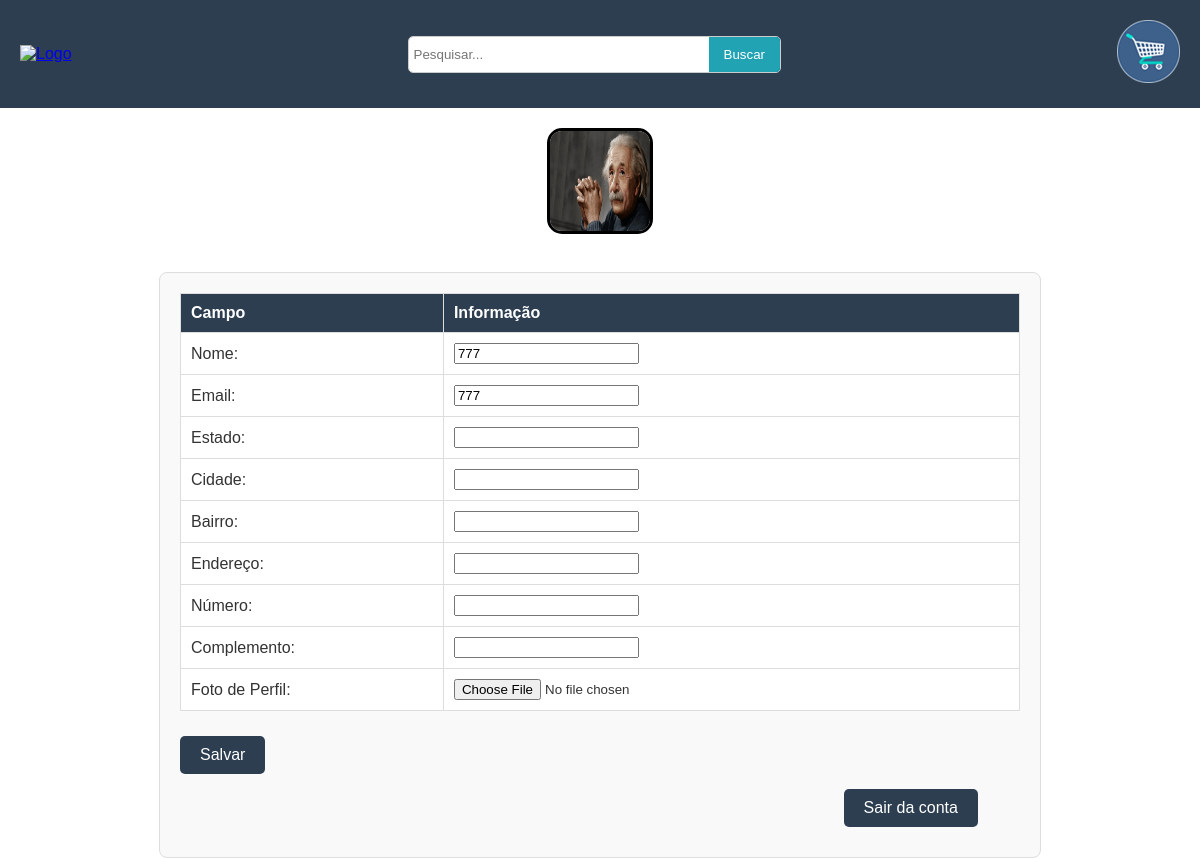
/perfil/edita.php (signed in), run on the app's committed database.
### tables this page shows
CREATE TABLE `usuario` (
  `cpfUsuario` varchar(14) NOT NULL,
  `nomeUsuario` varchar(100) NOT NULL,
  `emailUsuario` varchar(100) NOT NULL,
  `estadoUsuario` varchar(50) DEFAULT NULL,
  `cidadeUsuario` varchar(100) DEFAULT NULL,
  `bairroUsuario` varchar(100) DEFAULT NULL,
  `enderecoUsuario` varchar(200) DEFAULT NULL,
  `numeroUsuario` varchar(10) DEFAULT NULL,
  `complementoUsuario` varchar(100) DEFAULT NULL,
  `senhaUsuario` varchar(255) NOT NULL,
  `fotoPerfil` varchar(255) DEFAULT NULL,
  `tipoUsuario` enum('adm','cliente') NOT NULL DEFAULT 'cliente'
);

### perfil/edita.php (the view, shortened to what this page needs)
<?php
$cpf = $_SESSION['cpf'];
$ds = "mysql:host=localhost;dbname=e_market";
$db = new PDO($ds, 'root', 'vertrigo');
$query = "SELECT * FROM usuario WHERE cpfUsuario = :cpf";
$stm = $db->prepare($query);
$stm->bindParam(':cpf', $cpf);
$stm->execute();
$result = $stm->fetch();
$nome = $result['nomeUsuario'];
$email = $result['emailUsuario'];
$estado = $result['estadoUsuario'];
$cidade = $result['cidadeUsuario'];
$bairro = $result['bairroUsuario'];
$endereco = $result['enderecoUsuario'];
$numero = $result['numeroUsuario'];
$complemento = $result['complementoUsuario'];
$fotoPerfil = $result['fotoPerfil'];
?>
<!DOCTYPE html>
<html lang="pt-br">
<head>
    <link rel="stylesheet" href="edita.css">
</head>
<body>
<header>
        <div class="logo">
        <a href=" ../home/index.html">
             <img src="../imagens/logo2.png" alt="Logo">
            </a>
        </div>
        <div class="search-bar">
            <input type="search" placeholder="Pesquisar...">
            <button type="submit">Buscar</button>
        </div>
        <div class="cart">
            <a href="../pedido/carrinho.php">
                <img src="../imagens/carrinho.png" alt="Carrinho">
            </a>
        </div>
    </header>
<img src="imagens/<?php echo htmlspecialchars($fotoPerfil); ?>" class="foto_perfil" alt="Foto de Perfil"><br>
<div class="table-container">
    <form method='POST' action='atualiza.php' enctype="multipart/form-data">
        <table class="user-data-table">
            <tr>
                <th>Campo</th>
                <th>Informação</th>
            </tr>
            <tr>
                <td>Nome:</td>
                <td><input name='nomeUsuario' value='<?php echo htmlspecialchars($nome); ?>'></td>
            </tr>
            <tr>
                <td>Email:</td>
                <td><input name='emailUsuario' value='<?php echo htmlspecialchars($email); ?>'></td>
            </tr>
            <tr>
                <td>Estado:</td>
                <td><input name='estadoUsuario' value='<?php echo htmlspecialchars($estado); ?>'></td>
            </tr>
            <tr>
                <td>Cidade:</td>
                <td><input name='cidadeUsuario' value='<?php echo htmlspecialchars($cidade); ?>'></td>
            </tr>
            <tr>
                <td>Bairro:</td>
                <td><input name='bairroUsuario' value='<?php echo htmlspecialchars($bairro); ?>'></td>
            </tr>
            <tr>
                <td>Endereço:</td>
                <td><input name='enderecoUsuario' value='<?php echo htmlspecialchars($endereco); ?>'></td>
            </tr>
            <tr>
                <td>Número:</td>
                <td><input name='numeroUsuario' value='<?php echo htmlspecialchars($numero); ?>'></td>
            </tr>
            <tr>
                <td>Complemento:</td>
                <td><input name='complementoUsuario' value='<?php echo htmlspecialchars($complemento); ?>'></td>
            </tr>
            <tr>
                <td>Foto de Perfil:</td>
                <td><input type="file" name='fotoPerfil'></td>
            </tr>
        </table>
        <button type='submit' class="save-btn">Salvar</button>
        <a href="logout.php" class="logout-btn">Sair da conta</a>
    </form>
</div>
</body>
</html>

### perfil/edita.css (style rules this page uses)
body { font-family: Arial, sans-serif; background-color: rgb(255, 255, 255); margin: 0; padding: 0; }
header { display: flex; justify-content: space-between; align-items: center; padding: 20px; background-color: #2c3e50; }
.logo img { height: 70px; }
.cart { font-size: 18px; }
.search-bar { display: flex; border: 1px solid #ccc; border-radius: 5px; overflow: hidden; }
.search-bar input[type="search"] { border: none; padding: 5px; outline: none; width: 300px; }
.search-bar button { background-color: #21a3b4; border: none; color: white; padding: 10px 15px; cursor: pointer; height: 100%; }
.foto_perfil { height: 100px; width: 100px; border: solid 3px black; border-radius: 15px; display: block; margin: 20px auto; }
.table-container { width: 70%; margin: auto; padding: 20px; border: 1px solid #ddd; border-radius: 8px; background-color: #f9f9f9; }
.user-data-table { width: 100%; border-collapse: collapse; margin-bottom: 20px; }
.user-data-table th, .user-data-table td { padding: 10px; text-align: left; border: 1px solid #ddd; }
.user-data-table th { background-color: #2c3e50; color: #ffffff; }
.user-data-table td { background-color: #ffffff; color: #333; }
.save-btn { display: inline-block; padding: 10px 20px; margin-top: 5px; margin-bottom: 10px; background-color: #2c3e50; color: white; text-decoration: none; border-radius: 5px; border: none; cursor: pointer; font-size: 16px; text-align: center; transition: background-color 0.3s; }
.logout-btn { display: inline-block; padding: 10px 20px; margin-top: 5px; margin-bottom: 10px; margin-left: 79%; background-color: #2c3e50; color: white; text-decoration: none; border-radius: 5px; border: none; cursor: pointer; font-size: 16px; text-align: center; transition: background-color 0.3s; }

### data on the page
usuario: fotoPerfil (picture), nomeUsuario "777", emailUsuario "777"
